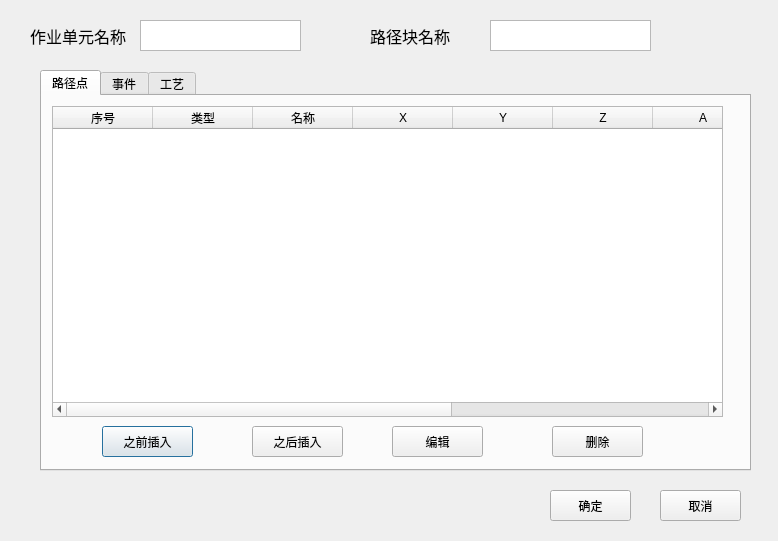
<?xml version="1.0" encoding="UTF-8"?>
<ui version="4.0">
 <class>path_editClass</class>
 <widget class="QDialog" name="path_editClass">
  <property name="geometry">
   <rect>
    <x>0</x>
    <y>0</y>
    <width>778</width>
    <height>541</height>
   </rect>
  </property>
  <property name="windowTitle">
   <string>path_edit</string>
  </property>
  <widget class="QTabWidget" name="tabWidget">
   <property name="geometry">
    <rect>
     <x>40</x>
     <y>70</y>
     <width>711</width>
     <height>401</height>
    </rect>
   </property>
   <property name="currentIndex">
    <number>0</number>
   </property>
   <widget class="QWidget" name="widget">
    <attribute name="title">
     <string>路径点</string>
    </attribute>
    <widget class="QTableWidget" name="tableWidget">
     <property name="geometry">
      <rect>
       <x>10</x>
       <y>10</y>
       <width>671</width>
       <height>311</height>
      </rect>
     </property>
     <column>
      <property name="text">
       <string>序号</string>
      </property>
     </column>
     <column>
      <property name="text">
       <string>类型</string>
      </property>
     </column>
     <column>
      <property name="text">
       <string>名称</string>
      </property>
     </column>
     <column>
      <property name="text">
       <string>X</string>
      </property>
     </column>
     <column>
      <property name="text">
       <string>Y</string>
      </property>
     </column>
     <column>
      <property name="text">
       <string>Z</string>
      </property>
     </column>
     <column>
      <property name="text">
       <string>A</string>
      </property>
     </column>
     <column>
      <property name="text">
       <string>B</string>
      </property>
     </column>
     <column>
      <property name="text">
       <string>C</string>
      </property>
     </column>
     <column>
      <property name="text">
       <string>V</string>
      </property>
     </column>
    </widget>
    <widget class="QPushButton" name="pushButton">
     <property name="geometry">
      <rect>
       <x>60</x>
       <y>330</y>
       <width>91</width>
       <height>31</height>
      </rect>
     </property>
     <property name="text">
      <string>之前插入</string>
     </property>
    </widget>
    <widget class="QPushButton" name="pushButton_2">
     <property name="geometry">
      <rect>
       <x>210</x>
       <y>330</y>
       <width>91</width>
       <height>31</height>
      </rect>
     </property>
     <property name="text">
      <string>之后插入</string>
     </property>
    </widget>
    <widget class="QPushButton" name="pushButton_3">
     <property name="geometry">
      <rect>
       <x>350</x>
       <y>330</y>
       <width>91</width>
       <height>31</height>
      </rect>
     </property>
     <property name="text">
      <string>编辑</string>
     </property>
    </widget>
    <widget class="QPushButton" name="pushButton_4">
     <property name="geometry">
      <rect>
       <x>510</x>
       <y>330</y>
       <width>91</width>
       <height>31</height>
      </rect>
     </property>
     <property name="text">
      <string>删除</string>
     </property>
    </widget>
   </widget>
   <widget class="QWidget" name="tab_2">
    <attribute name="title">
     <string>事件</string>
    </attribute>
   </widget>
   <widget class="QWidget" name="tab">
    <attribute name="title">
     <string>工艺</string>
    </attribute>
    <widget class="QLabel" name="label_3">
     <property name="geometry">
      <rect>
       <x>30</x>
       <y>30</y>
       <width>111</width>
       <height>41</height>
      </rect>
     </property>
     <property name="font">
      <font>
       <family>.苹方-简</family>
       <pointsize>12</pointsize>
      </font>
     </property>
     <property name="text">
      <string>空刷编号</string>
     </property>
    </widget>
    <widget class="QComboBox" name="comboBox">
     <property name="geometry">
      <rect>
       <x>150</x>
       <y>30</y>
       <width>171</width>
       <height>41</height>
      </rect>
     </property>
     <item>
      <property name="text">
       <string>1</string>
      </property>
     </item>
     <item>
      <property name="text">
       <string>2</string>
      </property>
     </item>
     <item>
      <property name="text">
       <string>3</string>
      </property>
     </item>
    </widget>
    <widget class="QComboBox" name="comboBox_2">
     <property name="geometry">
      <rect>
       <x>150</x>
       <y>90</y>
       <width>171</width>
       <height>41</height>
      </rect>
     </property>
     <item>
      <property name="text">
       <string>1</string>
      </property>
     </item>
     <item>
      <property name="text">
       <string>2</string>
      </property>
     </item>
     <item>
      <property name="text">
       <string>3</string>
      </property>
     </item>
    </widget>
    <widget class="QLabel" name="label_4">
     <property name="geometry">
      <rect>
       <x>30</x>
       <y>90</y>
       <width>111</width>
       <height>41</height>
      </rect>
     </property>
     <property name="font">
      <font>
       <family>.苹方-简</family>
       <pointsize>12</pointsize>
      </font>
     </property>
     <property name="text">
      <string>喷刷编号</string>
     </property>
    </widget>
    <widget class="QComboBox" name="comboBox_3">
     <property name="geometry">
      <rect>
       <x>150</x>
       <y>150</y>
       <width>171</width>
       <height>41</height>
      </rect>
     </property>
     <item>
      <property name="text">
       <string>1</string>
      </property>
     </item>
     <item>
      <property name="text">
       <string>2</string>
      </property>
     </item>
     <item>
      <property name="text">
       <string>3</string>
      </property>
     </item>
    </widget>
    <widget class="QLabel" name="label_5">
     <property name="geometry">
      <rect>
       <x>30</x>
       <y>150</y>
       <width>111</width>
       <height>41</height>
      </rect>
     </property>
     <property name="font">
      <font>
       <family>.苹方-简</family>
       <pointsize>12</pointsize>
      </font>
     </property>
     <property name="text">
      <string>工具编号</string>
     </property>
    </widget>
   </widget>
  </widget>
  <widget class="QLabel" name="label">
   <property name="geometry">
    <rect>
     <x>30</x>
     <y>20</y>
     <width>101</width>
     <height>31</height>
    </rect>
   </property>
   <property name="font">
    <font>
     <family>.苹方-简</family>
     <pointsize>12</pointsize>
    </font>
   </property>
   <property name="text">
    <string>作业单元名称</string>
   </property>
  </widget>
  <widget class="QTextBrowser" name="textBrowser">
   <property name="geometry">
    <rect>
     <x>140</x>
     <y>20</y>
     <width>161</width>
     <height>31</height>
    </rect>
   </property>
  </widget>
  <widget class="QTextBrowser" name="textBrowser_2">
   <property name="geometry">
    <rect>
     <x>490</x>
     <y>20</y>
     <width>161</width>
     <height>31</height>
    </rect>
   </property>
  </widget>
  <widget class="QLabel" name="label_2">
   <property name="geometry">
    <rect>
     <x>370</x>
     <y>20</y>
     <width>91</width>
     <height>31</height>
    </rect>
   </property>
   <property name="font">
    <font>
     <family>.苹方-简</family>
     <pointsize>12</pointsize>
    </font>
   </property>
   <property name="text">
    <string>路径块名称</string>
   </property>
  </widget>
  <widget class="QPushButton" name="pushButton_5">
   <property name="geometry">
    <rect>
     <x>550</x>
     <y>490</y>
     <width>81</width>
     <height>31</height>
    </rect>
   </property>
   <property name="text">
    <string>确定</string>
   </property>
  </widget>
  <widget class="QPushButton" name="pushButton_6">
   <property name="geometry">
    <rect>
     <x>660</x>
     <y>490</y>
     <width>81</width>
     <height>31</height>
    </rect>
   </property>
   <property name="text">
    <string>取消</string>
   </property>
  </widget>
 </widget>
 <layoutdefault spacing="6" margin="11"/>
 <resources/>
 <connections/>
</ui>
